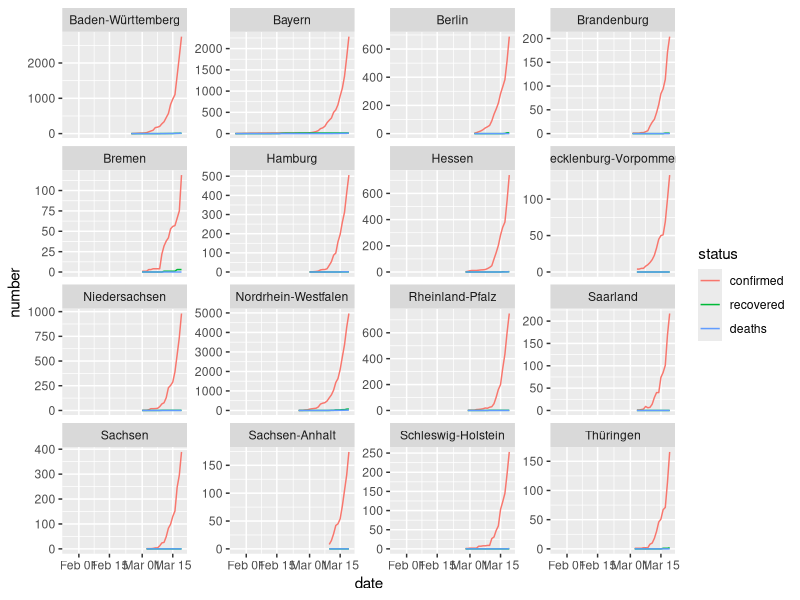
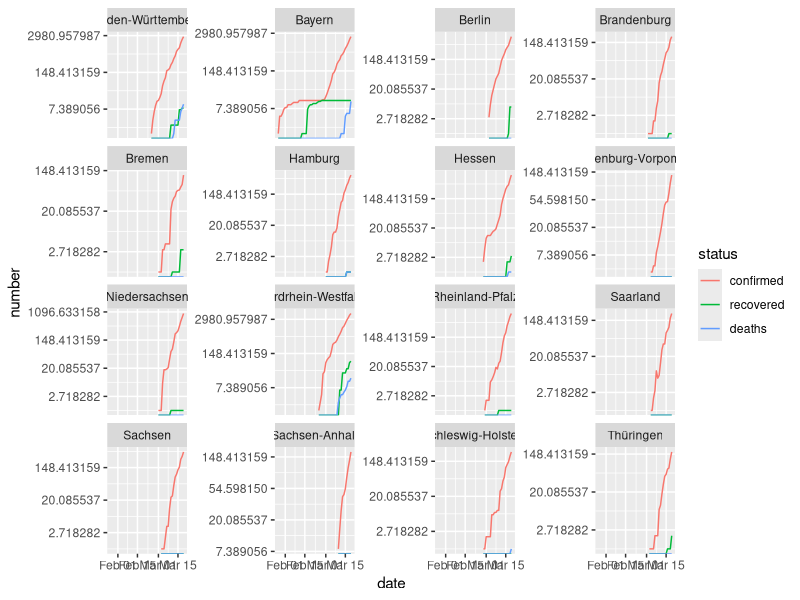
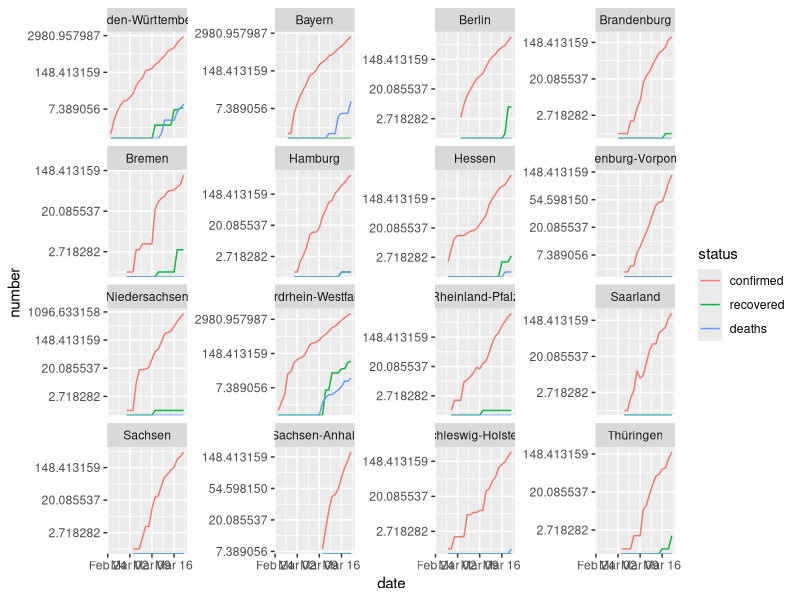
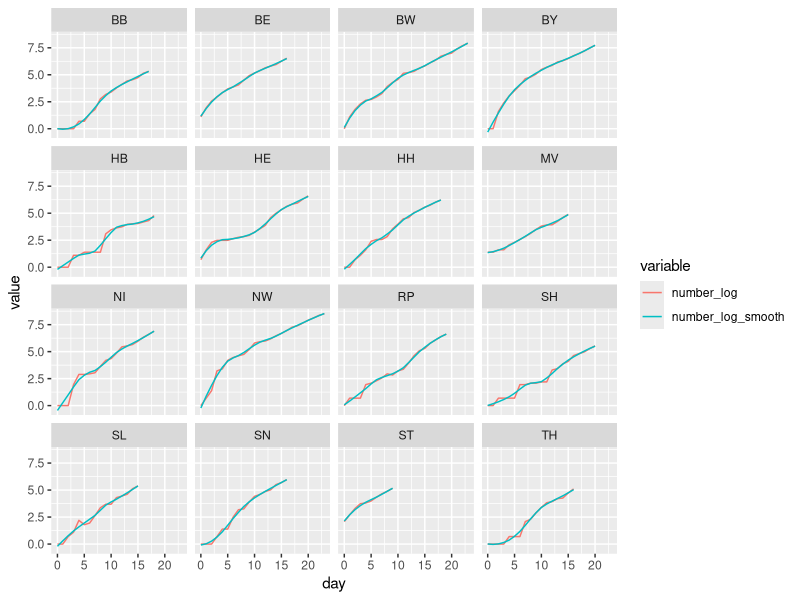
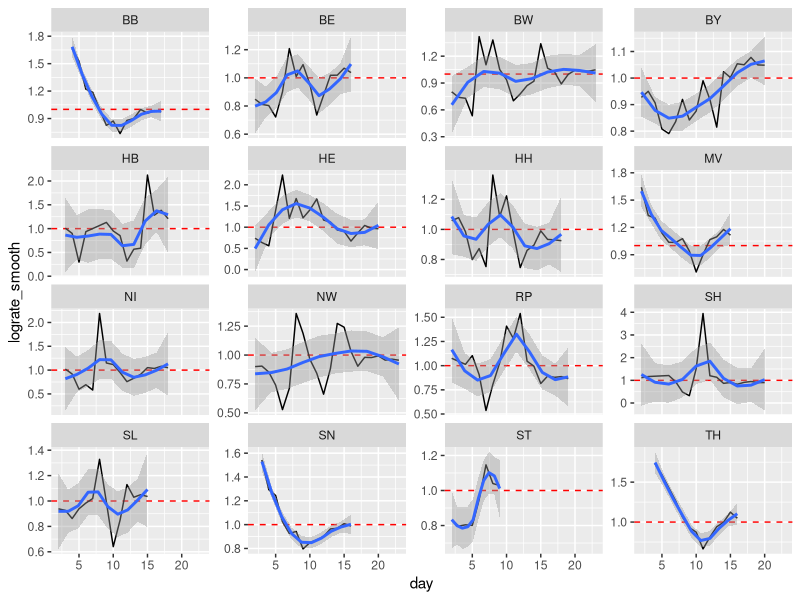
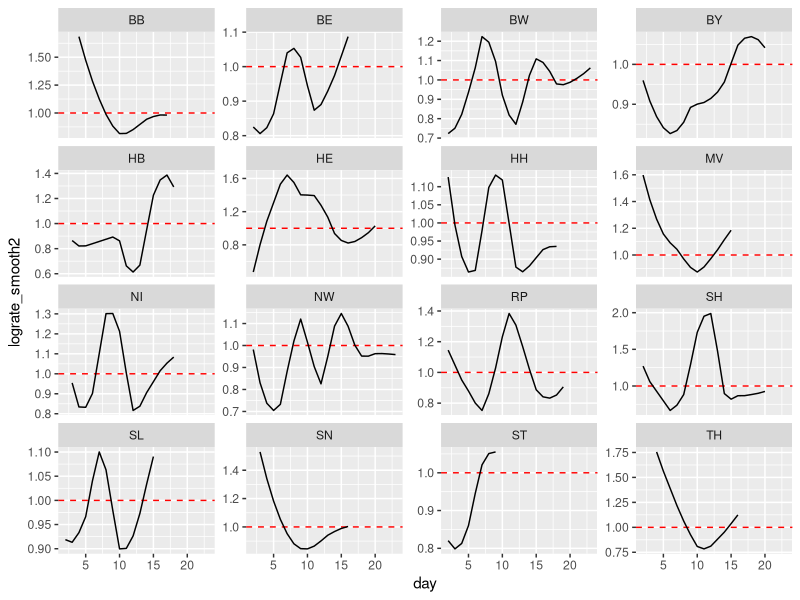
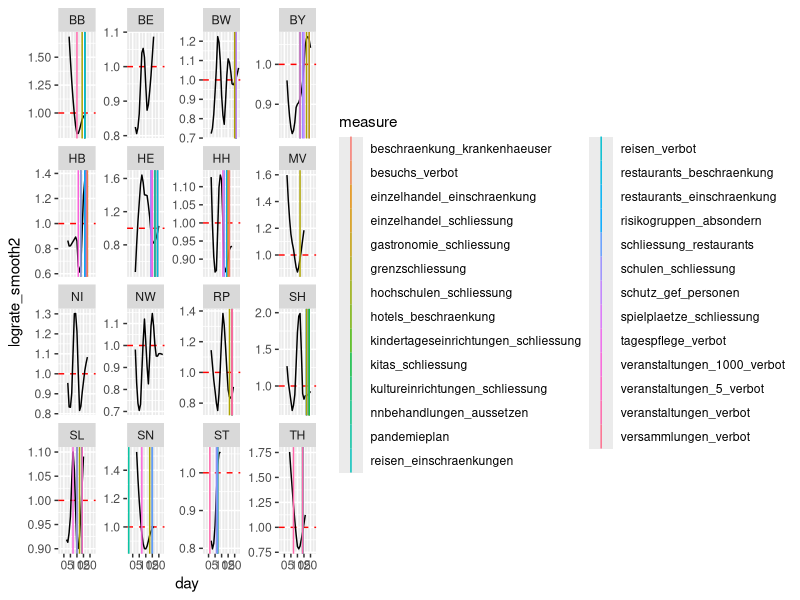
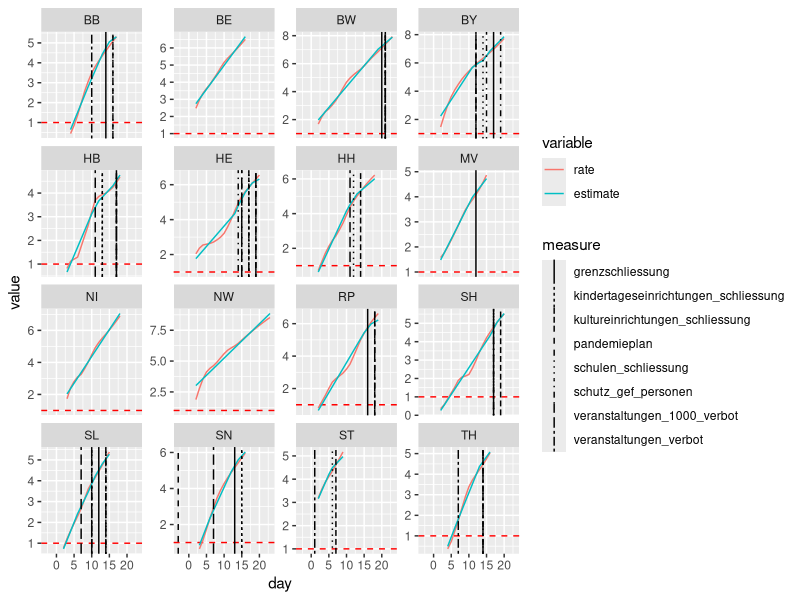

Write the R code that produced these figures, in order.
setwd("/wales/wirvsvirus/FlatCurver")

library("data.table")
library("ggplot2")
#library("googlesheets") # Funktioniert momentan nicht

# Daten laden

# Mappingtabelle Bundesland zu Kürzel
DT_map_BL <- fread("data/corona_measures - BL Resarch Mapping.csv")
DT_map_BL <- DT_map_BL[, .(bundesland, short)]

# Zahl der Infizierten usw.
DT <- fread("data/Coronavirus.history.v2.csv")
DT[, date := as.Date(date, tz = "Europe/Berlin")]
dt <- melt(DT, id.vars = c("date", "parent", "label", "lon", "lat"), variable.name = "status", value.name = "number")
dt[, .N, by = parent]

# Reduziere Daten auf nur Deutschland
dtDE <- dt[parent == "Deutschland", -"parent", with = FALSE]
dtDE <- merge(dtDE, DT_map_BL, by.x = "label", by.y = "bundesland", all.x = TRUE)
setnames(dtDE, "short", "bundesland")

# Die Gruppe "Repatriierte" ist wenig interessant und wird entfernt
dtDE <- dtDE[label != "Repatriierte"]

# Maßnahmentabelle
DT_measures <- fread("data/corona_measures - Measures_Overview.csv")
DT_measures <- DT_measures[, .(gueltig_ab, gueltig_bis, bundesland, measure = label)]
DT_measures[, gueltig_ab := as.Date(gueltig_ab, tz = "Europe/Berlin")]
DT_measures[, gueltig_bis := as.Date(gueltig_bis, tz = "Europe/Berlin")]
DT_measures[!is.na(gueltig_ab) & is.na(gueltig_bis), gueltig_bis := DT[, max(date)] + 1]
DT_measures <- DT_measures[!is.na(gueltig_ab) & !is.na(gueltig_bis)]
# Entferne Maßnahmen, die noch nicht in Kraft getreten sind
DT_measures <- DT_measures[gueltig_ab <= dtDE[, max(date)]]



# Daten zu Grenzschließungen
DT_borders <- fread("data/corona_measures - Grenzkontrollen.csv")
DT_borders <- DT_borders[, .(gueltig_ab, gueltig_bis, bundesland, nachbarstaat)]
DT_borders[, gueltig_ab := as.Date(gueltig_ab, tz = "Europe/Berlin")]
DT_borders[, gueltig_bis := as.Date(gueltig_bis, tz = "Europe/Berlin")]
DT_borders[!is.na(gueltig_ab) & is.na(gueltig_bis), gueltig_bis := DT[, max(date)] + 1]
DT_borders <- DT_borders[!is.na(gueltig_ab) & !is.na(gueltig_bis)]
# Perspektivisch könne man die Information zu Nachbarstaaten in Verbindung mit den relatien Infektionszahlen dort in Verbindung bringen und für die angrenzenden Bundesländern in Zusammenhang mit den Grenzschließungen verwenden.  Der Einfachheit halber wird jetzt aber nur die binäre Information verwendet, ob Grenzschließungen stattfanden oder nicht.


# Füge die Grenzschließungsdaten zu den Maßnahmen hinzu
DT_measures <- rbind(DT_measures, DT_borders[, .(gueltig_ab, gueltig_bis, bundesland, measure = "grenzschliessung")])



# Füge Maßnahmen zu den Infektionsdaten hinzu
measures <- lapply(DT_measures[, unique(measure)], function (m) {
  tmp <- DT_measures[measure == m]
  tmp[, measure := NULL]
  tmp[, c(m) := gueltig_ab]
  N <- tmp[, .N, by = bundesland][N > 1]
  if (NROW(N) > 0) {
    # <TODO> In Zukuft muss hier ein Vergleich über den ganzen Zeitraum erfolgen!
    tmp <- tmp[tmp[, .(gueltig_ab = min(gueltig_ab)), by = bundesland], on = c("bundesland", "gueltig_ab")]
  }
  setkey(tmp, bundesland, gueltig_ab, gueltig_bis)
  return(unique(tmp))
})
names(measures) <- DT_measures[, unique(measure)]

dtDE[, date_helper := date]
setkey(dtDE, bundesland, date, date_helper)

tmp <- dtDE
for (m in names(measures)) {
  n0 <- nrow(tmp)
  cols_initial <- colnames(tmp)
  tmp <- foverlaps(tmp, measures[[m]], by.x = c("bundesland", "date", "date_helper"), by.y = c("bundesland", "gueltig_ab", "gueltig_bis"))
#  tmp[get(m) == "1970-01-01", c(m) := NA]
  tmp[!is.na(get(m)), tmp := as.numeric(difftime(get("date"), get(m), units = "days")) + 1]
  ranges <- tmp[, .(start = which.min(tmp), end = which.max(tmp)), by = .(bundesland, status)]
  tmp[, i := 1:.N, by = .(bundesland, status)]
  for (B in ranges[, unique(bundesland)]) {
    for (S in ranges[, unique(status)]) {
      tmp[(bundesland == B) & (status == S) & i < ranges[(bundesland == B) & (status == S), start], tmp := 0]
      # <TODO> Das Ende muss auch berücksichtigt werden!
    }
  }
  tmp[is.na(tmp), tmp := 0]
  tmp[, c(m) := NULL]
  setnames(tmp, "tmp", m)
  tmp <- tmp[, c(cols_initial, m), with = FALSE]
  
  if (nrow(tmp) != n0) { print("stop!"); break() }
}
tmp <- tmp[, -"date_helper", with = FALSE]

dtDE <- tmp





setorder(dtDE, bundesland, status, date)

# Wie verlaufen die Kurven?
ggplot(dtDE, aes(x = date, y = number, col = status)) + geom_line() + facet_wrap(~ label, scales = "free_y")

# Das Wachstum sollte und sieht exponenetell aus.  Dann ist das logarithmierte Wachstum linear.
# In Bayern hat es augenscheinlich zwei zeitlich getrennte Ansteckungswellen gegeben.  Der einfachheit halber werden daher im folgenden die Fälle aus der ersten Welle (Webasto) entfernt und die kumulierten Zahlen entsprechend zurückgesetzt.
ggplot(dtDE, aes(x = date, y = number, col = status)) + geom_line() + facet_wrap(~ label, scales = "free_y") + scale_y_continuous(trans = "log")

# Alle Fälle für Bayern vor 2020-02-28 werden entfernt.
dtDE[(bundesland == "BY") & (status == "confirmed"), c(NA, diff(number))]
dtDE[bundesland == "BY"][20:34]
corrections <- dtDE[(bundesland == "BY") & (date == "2020-02-27"), .(bundesland, status, correction = number)]
dtDE <- merge(dtDE, corrections, by = c("bundesland", "status"), all = TRUE)
dtDE[bundesland == "BY", number := number - correction]
dtDE <- dtDE[!((bundesland == "BY") & (date < "2020-02-28"))]
dtDE[, correction := NULL]


# Mit den obigen Bereinigungen scheinen die logarithmierten Wachstumsraten nun annähernd linear zu sein.
ggplot(dtDE, aes(x = date, y = number, col = status)) + geom_line() + facet_wrap(~ label, scales = "free_y") + scale_y_continuous(trans = "log")



# Datensatz für nur Infektionen
dtDEconfirmed <- dtDE[status == "confirmed"]

# Normalisiere Datum auf Tage seit Erstinfektion
dtDEconfirmed[, day := as.numeric(difftime(date, .SD[1, date], units = "days")), by = bundesland]

# Fallzahlen logarithmieren (und glätten)
dtDEconfirmed[, number_log := log(number)]
dtDEconfirmed[, number_log_smooth := predict(loess(number_log ~ day, span = 10 / .N)), by = bundesland]

ggplot(melt(dtDEconfirmed[, .(bundesland, day, number_log, number_log_smooth)], id.vars = c("bundesland", "day")), aes(x = day, y = value, col = variable)) + geom_line() + facet_wrap(~ bundesland)

# Wachstumsraten
dtDEconfirmed[, lograte := (number_log - shift(number_log, 1)) / (shift(number_log, 1) - shift(number_log, 2))]
dtDEconfirmed[, lograte_smooth := (number_log_smooth - shift(number_log_smooth, 1)) / (shift(number_log_smooth, 1) - shift(number_log_smooth, 2))]

dtDEconfirmed <- na.omit(dtDEconfirmed)
dtDEconfirmed <- dtDEconfirmed[day > 1]

# Verlauf der Rate der logarithmierten Fallzahlen (mit Glättung)
ggplot(dtDEconfirmed, aes(x = day, y = lograte_smooth)) + geom_hline(yintercept = 1, col = "red", lty = 2) + geom_line() + facet_wrap(~ bundesland, scales = "free_y") + geom_smooth(method = "loess", n = 10)

# Auch die auf Basis geglätteter Fallzahlen ermittlete Rate wird nun geglättet
dtDEconfirmed[, lograte_smooth2 := predict(loess(lograte_smooth ~ day, span = 10 / .N)), by = bundesland]

ggplot(dtDEconfirmed, aes(x = day, y = lograte_smooth2)) + geom_hline(yintercept = 1, col = "red", lty = 2) + geom_line() + facet_wrap(~ bundesland, scales = "free_y")

# Geglättete Änderungsraten mit Maßnahmen
dt_plot <- copy(dtDEconfirmed)
dt_plot_measures <- merge(DT_measures[, .(gueltig_ab, bundesland, measure)], dtDE[, .(date0 = min(date)), by = bundesland], by = "bundesland")[, .(bundesland, measure, day = as.numeric(difftime(gueltig_ab, date0, units = "days")))]
ggplot(dt_plot, aes(x = day, y = lograte_smooth2)) + geom_hline(yintercept = 1, col = "red", lty = 2) + geom_line() + geom_vline(data = dt_plot_measures, aes(xintercept = day, col = measure)) + facet_wrap(~ bundesland, scales = "free_y")



# Inkubationszeit ist 4-14 Tage.  Anstatt Dummyvariablen für die Maßnahmen zu verwenden wird die Anzahl der Tage seit Einführung der Maßnahme geteilt durch 14, aber nach oben auf 1 beschränkt, verwendet für das OLS-Modell.  Für das GAM wird die Anzahl der Tage seit Einführung verwendet






# Modellierung

# Lineares gemischtes Modell
library("lme4")
response <- "number_log_smooth"
vars_random <- c("1", "day")
vars_fixed <- names(measures)[dtDEconfirmed[, lapply(.SD, function (x) mean(x == FALSE)), .SDcols = names(measures)] < 0.95]
f_lme <- formula(paste(c(
  response,
  paste(c(
    paste(vars_fixed),
    paste0("(", paste(vars_random, sep = "|bundesland)+"), "|bundesland)")
  ), collapse = "+")
), collapse = "~"))
mod_lme <- lmer(f_lme, data = dtDEconfirmed)
summary(mod_lme)
# Bis auf die Maßnahmen schutz_gef_personen und pandemieplan ist der Effekt wie erwünscht negativ, die Paramter sind allerdings nicht alle signifikant verschieden von Null


# Füge gefittete Werte zum Datensatz hinzu
dtDEconfirmed[, yhat_lme := fitted(mod_lme)]

dt_plot <- melt(dtDEconfirmed[, .(bundesland, day, rate = number_log_smooth, estimate = yhat_lme)], id.vars = c("bundesland", "day"))
dt_plot_measures <- merge(DT_measures[measure %in% vars_fixed, .(gueltig_ab, bundesland, measure)], dtDE[, .(date0 = min(date)), by = bundesland], by = "bundesland")[, .(bundesland, measure, day = as.numeric(difftime(gueltig_ab, date0, units = "days")))]

p <- ggplot(dt_plot, aes(x = day, y = value, col = variable)) + geom_hline(yintercept = 1, col = "red", lty = 2) + geom_line() + geom_vline(data = dt_plot_measures, aes(xintercept = day, lty = measure)) + facet_wrap(~ bundesland, scales = "free_y")
p
ggsave(filename = "/wales/wirvsvirus/geglaettete_log_rate_mit_schaetzung.png", plot = p, width = 12, height = 8)







